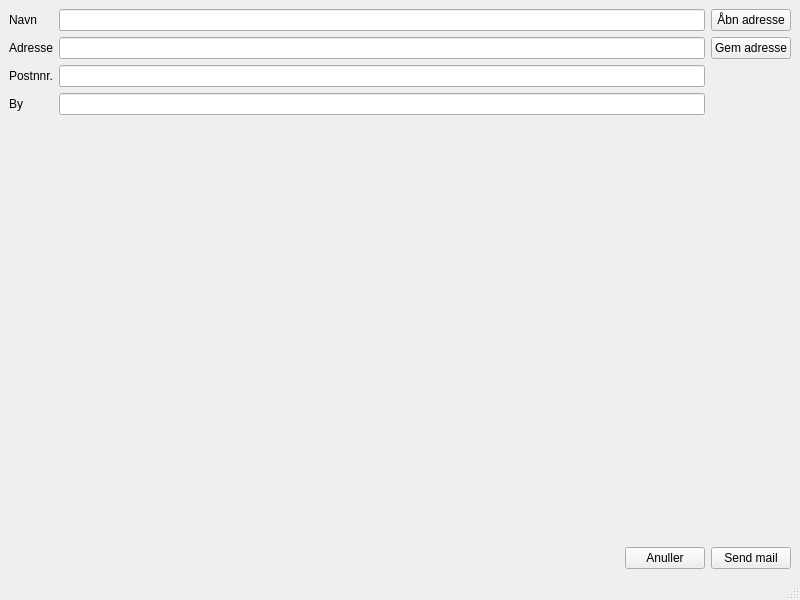
<?xml version="1.0" encoding="UTF-8"?>
<ui version="4.0">
 <class>MainWindow</class>
 <widget class="QMainWindow" name="MainWindow">
  <property name="geometry">
   <rect>
    <x>0</x>
    <y>0</y>
    <width>800</width>
    <height>600</height>
   </rect>
  </property>
  <property name="windowTitle">
   <string>MainWindow</string>
  </property>
  <widget class="QWidget" name="centralwidget">
   <layout class="QVBoxLayout" name="verticalLayout">
    <item>
     <widget class="QWidget" name="widget" native="true">
      <layout class="QHBoxLayout" name="horizontalLayout" stretch="0,0">
       <property name="leftMargin">
        <number>0</number>
       </property>
       <property name="topMargin">
        <number>0</number>
       </property>
       <property name="rightMargin">
        <number>0</number>
       </property>
       <property name="bottomMargin">
        <number>0</number>
       </property>
       <item>
        <widget class="QWidget" name="widget_4" native="true">
         <layout class="QFormLayout" name="formLayout">
          <property name="leftMargin">
           <number>0</number>
          </property>
          <property name="topMargin">
           <number>0</number>
          </property>
          <property name="rightMargin">
           <number>0</number>
          </property>
          <property name="bottomMargin">
           <number>0</number>
          </property>
          <item row="0" column="0">
           <widget class="QLabel" name="label">
            <property name="text">
             <string>Navn</string>
            </property>
           </widget>
          </item>
          <item row="0" column="1">
           <widget class="QLineEdit" name="lineEdit"/>
          </item>
          <item row="1" column="0">
           <widget class="QLabel" name="label_2">
            <property name="text">
             <string>Adresse</string>
            </property>
           </widget>
          </item>
          <item row="1" column="1">
           <widget class="QLineEdit" name="lineEdit_2"/>
          </item>
          <item row="2" column="0">
           <widget class="QLabel" name="label_3">
            <property name="text">
             <string>Postnnr.</string>
            </property>
           </widget>
          </item>
          <item row="2" column="1">
           <widget class="QLineEdit" name="lineEdit_3"/>
          </item>
          <item row="3" column="0">
           <widget class="QLabel" name="label_4">
            <property name="text">
             <string>By</string>
            </property>
           </widget>
          </item>
          <item row="3" column="1">
           <widget class="QLineEdit" name="lineEdit_4"/>
          </item>
         </layout>
        </widget>
       </item>
       <item>
        <widget class="QWidget" name="widget_3" native="true">
         <layout class="QVBoxLayout" name="verticalLayout_2">
          <property name="leftMargin">
           <number>0</number>
          </property>
          <property name="topMargin">
           <number>0</number>
          </property>
          <property name="rightMargin">
           <number>0</number>
          </property>
          <property name="bottomMargin">
           <number>0</number>
          </property>
          <item>
           <widget class="QPushButton" name="pushButton">
            <property name="text">
             <string>Åbn adresse</string>
            </property>
           </widget>
          </item>
          <item>
           <widget class="QPushButton" name="pushButton_4">
            <property name="text">
             <string>Gem adresse</string>
            </property>
           </widget>
          </item>
          <item>
           <spacer name="verticalSpacer_2">
            <property name="orientation">
             <enum>Qt::Vertical</enum>
            </property>
            <property name="sizeHint" stdset="0">
             <size>
              <width>20</width>
              <height>40</height>
             </size>
            </property>
           </spacer>
          </item>
         </layout>
        </widget>
       </item>
      </layout>
     </widget>
    </item>
    <item>
     <spacer name="verticalSpacer">
      <property name="orientation">
       <enum>Qt::Vertical</enum>
      </property>
      <property name="sizeHint" stdset="0">
       <size>
        <width>20</width>
        <height>40</height>
       </size>
      </property>
     </spacer>
    </item>
    <item>
     <widget class="QWidget" name="widget_2" native="true">
      <layout class="QHBoxLayout" name="horizontalLayout_2">
       <property name="leftMargin">
        <number>0</number>
       </property>
       <property name="topMargin">
        <number>0</number>
       </property>
       <property name="rightMargin">
        <number>0</number>
       </property>
       <property name="bottomMargin">
        <number>0</number>
       </property>
       <item>
        <spacer name="horizontalSpacer">
         <property name="orientation">
          <enum>Qt::Horizontal</enum>
         </property>
         <property name="sizeHint" stdset="0">
          <size>
           <width>40</width>
           <height>20</height>
          </size>
         </property>
        </spacer>
       </item>
       <item>
        <widget class="QPushButton" name="pushButton_3">
         <property name="text">
          <string>Anuller</string>
         </property>
        </widget>
       </item>
       <item>
        <widget class="QPushButton" name="pushButton_2">
         <property name="text">
          <string>Send mail</string>
         </property>
        </widget>
       </item>
      </layout>
     </widget>
    </item>
   </layout>
  </widget>
  <widget class="QMenuBar" name="menubar">
   <property name="geometry">
    <rect>
     <x>0</x>
     <y>0</y>
     <width>800</width>
     <height>21</height>
    </rect>
   </property>
  </widget>
  <widget class="QStatusBar" name="statusbar"/>
 </widget>
 <resources/>
 <connections/>
</ui>
